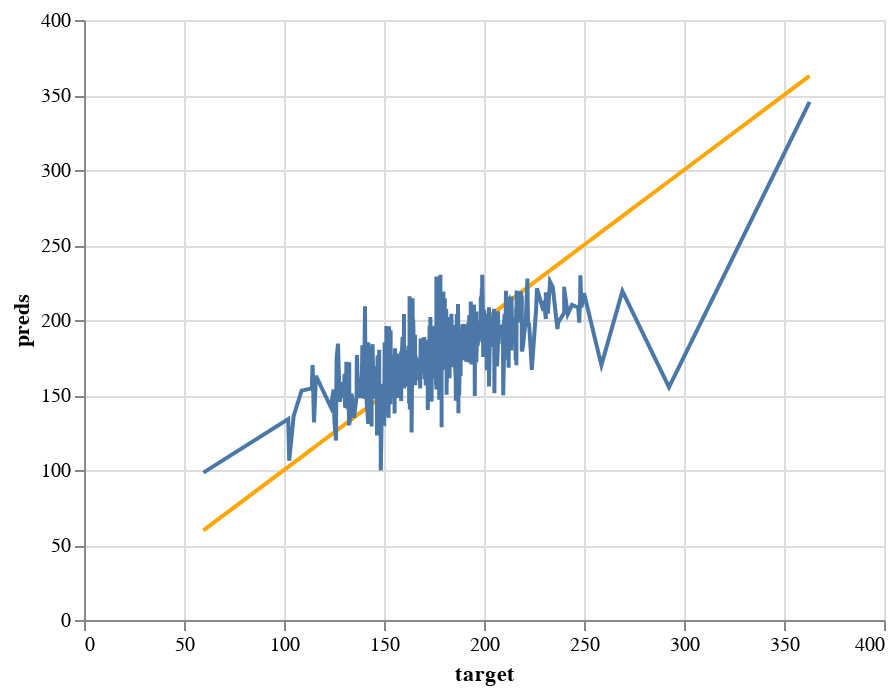

Write notebook code for a chart like this one.
### Markdown cell above
**8.20 Visualising the model's prediction accuracy on test dataset in a line chart**

### Code cell
original2 = alt.Chart(pd.DataFrame({'target': y_test, 'preds': y_test})).mark_line(color='orange').encode(
    x='target',
    y='preds'
)

prediction2 = alt.Chart(pd.DataFrame({'target': y_test, 'preds': y_test_preds})).mark_line().encode(
    x='target',
    y='preds'
)

original2 + prediction2

### Figure 1 — Vega-Lite specification as saved in the notebook (floating-point values rounded to 4 significant figures; data arrays with more than 128 entries replaced by an {"elided": "..."} marker saying what was removed)
{"config": {"view": {"continuousWidth": 400, "continuousHeight": 300}}, "layer": [{"data": {"name": "data-c03df92c0e9b77713df3728d0157ec44"}, "mark": {"type": "line", "color": "orange"}, "encoding": {"x": {"field": "target", "type": "quantitative"}, "y": {"field": "preds", "type": "quantitative"}}}, {"data": {"name": "data-a7e10f8dbceb0815f20006f14fff73c9"}, "mark": "line", "encoding": {"x": {"field": "target", "type": "quantitative"}, "y": {"field": "preds", "type": "quantitative"}}}], "$schema": "https://vega.github.io/schema/vega-lite/v4.17.0.json", "datasets": {"data-c03df92c0e9b77713df3728d0157ec44": {"elided": "603 records"}, "data-a7e10f8dbceb0815f20006f14fff73c9": {"elided": "603 records"}}}
